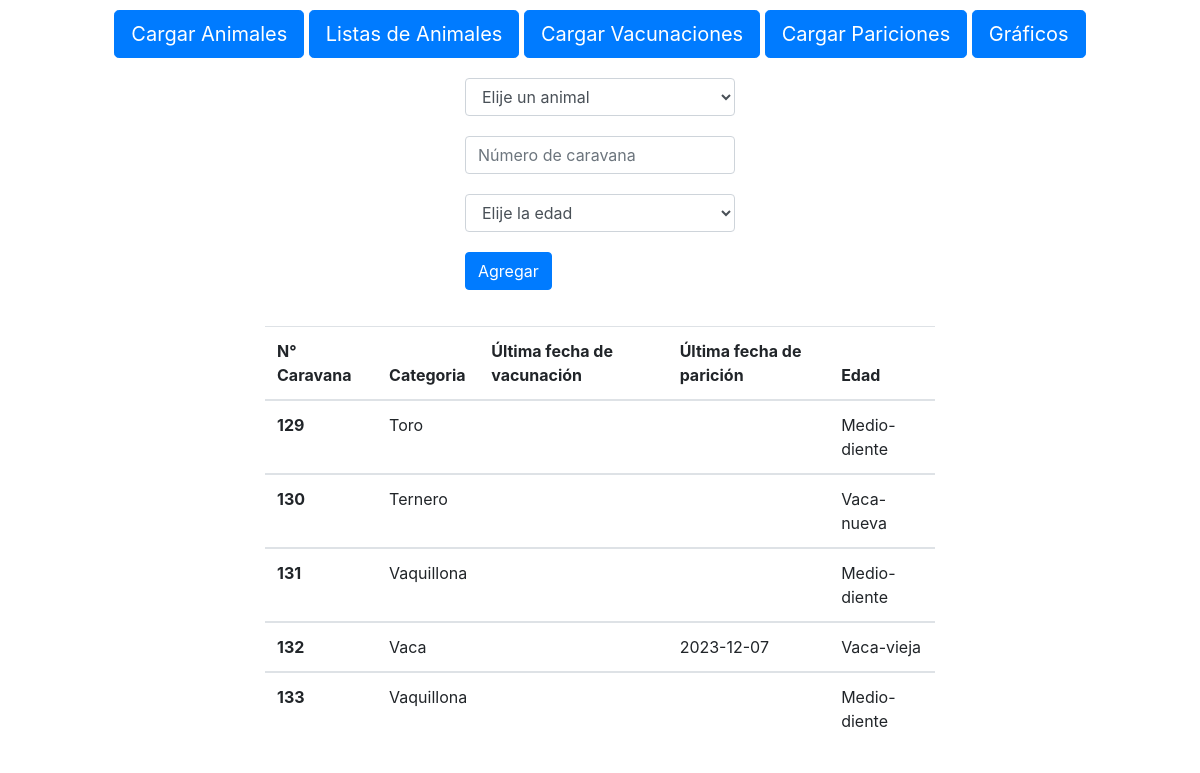
/Cargar_animales/, run on an earlier commit of the app's database.
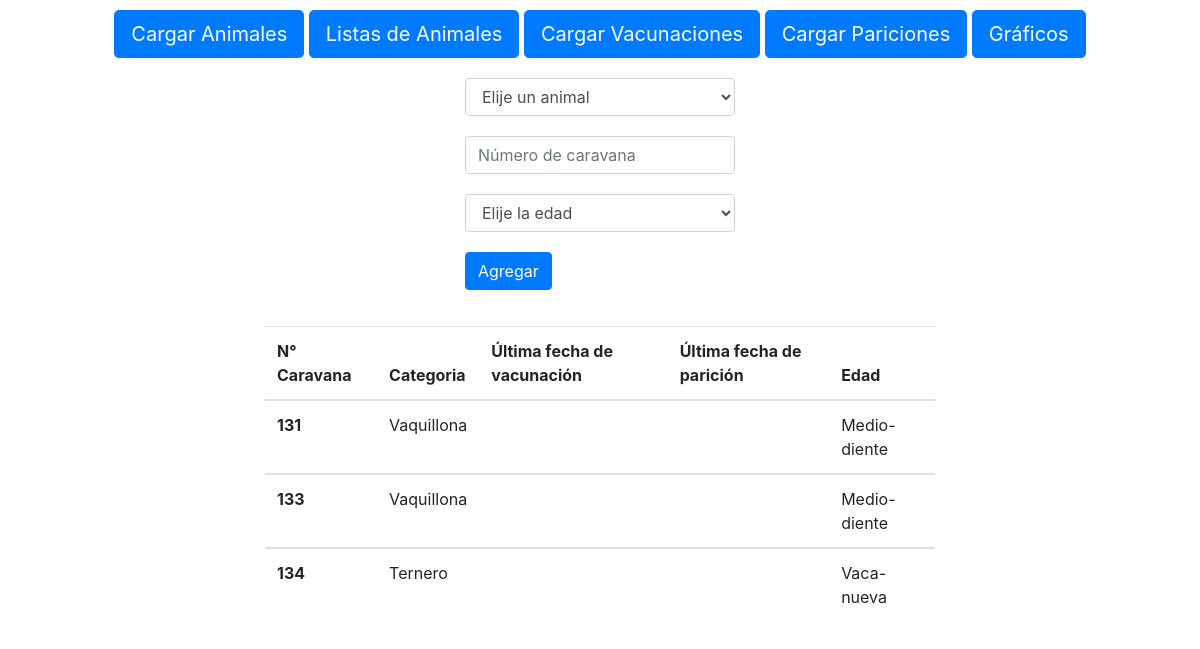
And on a later commit of the database.
### manejo/models.py (models this page shows, shortened)
class Animales(models.Model):
  id = models.BigAutoField(primary_key=True)
  name = models.CharField(max_length=100, verbose_name="Animal")
  nro_caravana = models.IntegerField(verbose_name="Número de caravana")
  cant_pariciones = models.IntegerField(verbose_name="Cant paricion", blank=True, null=True)
  edad = models.CharField(max_length=100, verbose_name="Edad",default="")

### manejo/views.py (the view, shortened to what this page needs)
# urls.py: path('Cargar_animales/', views.carga_animal, name="cargar_animales"),
def carga_animal(request):
  animales = list(Animales.objects.values())
  vacunacion = list(Vacunacion.objects.values())
  paricion = list(Paricion.objects.values())
  ultimas_vacunaciones = Vacunacion.objects.values('id_animal_id').annotate(ultima_fecha=Max('date')).values('id_animal_id', 'ultima_fecha')
  ultimas_pariciones = Paricion.objects.values('id_animal_id').annotate(ultima_fecha=Max('date')).values('id_animal_id', 'ultima_fecha')
  if request.method == 'GET':
    return render(request, 'carga_animales.html',{
      'animales':animales,
      'vacunacion': vacunacion,
      'paricion': paricion,
      'ult_vacunacion': ultimas_vacunaciones,
      'ult_paricion': ultimas_pariciones
    })

### manejo/templates/carga_animales.html (shortened to what this page needs)
{% extends "base_template.html" %}
{% block content %}
  <form action="/Cargar_animales/" class="form-group col-3" method="POST">
    <select class="form-control" name="animal" id="animal" style="margin-bottom: 20px;">
      <option selected>Elije un animal</option>
    </select>
    <input type="number" min="1" pattern="^[0-9]+"
      class="form-control" name="caravana" id="caravana" aria-describedby="helpId" placeholder="Número de caravana" style="margin-bottom: 20px;">
    <select class="form-control" name="edad" id="edad" style="margin-bottom: 20px;">
      <option selected>Elije la edad</option>
    </select>
    <input name="" id="" class="btn btn-primary" type="submit" value="Agregar" style="margin-bottom: 20px;">
  </form>
  <div class="tabla col-7">
    <table class="table">
      <thead>
        <tr>
          <th scope="col">N° Caravana</th>
          <th scope="col">Categoria</th>
          <th scope="col">Última fecha de vacunación</th>
          <th scope="col">Última fecha de parición</th>
          <th scope="col">Edad</th>
        </tr>
      </thead>
      {% for animal in animales %}
      <tbody>
        <tr>
          <th scope="row">{{animal.nro_caravana}}</th>
          <td>{{animal.name}}</td>
          <td>
          </td>
          <td>
            {% for pario in ult_paricion %}
              {% if pario.id_animal_id == animal.id %}
              {{pario.ultima_fecha|date:"Y-m-d"}}
              {% endif %}
            {% endfor %}
          </td>
          <td>{{animal.edad}}</td>
        </tr>
      </tbody>
      {% endfor %}
    </table>
  </div>
{% endblock %}

### manejo/templates/base_template.html (shortened to what this page needs)
{% load static %}
<!DOCTYPE html>
<html lang="en">
<head>
  <link rel="stylesheet" type="text/css" href="{% static 'css/styles.css' %}" />
  <link rel="stylesheet" href="https://cdn.jsdelivr.net/npm/bootstrap@4.0.0/dist/css/bootstrap.min.css">
</head>
<body>
  <div class="content">
    <div class="botonera">
      <a class="btn btn-primary btn-lg" href="{% url 'cargar_animales' %}">Cargar Animales</a>
      <a class="btn btn-primary btn-lg" href="{% url 'lista_animales' %}">Listas de Animales</a>
      <a class="btn btn-primary btn-lg" href="{% url 'carga_vacunas' %}">Cargar Vacunaciones</a>
      <a class="btn btn-primary btn-lg" href="{% url 'carga_pariciones' %}">Cargar Pariciones</a>
      <a class="btn btn-primary btn-lg" href="{% url 'grafico' %}">Gráficos</a>
    </div>
    {% block content %}{% endblock %}
  </div>
</body>
</html>

### manejo/static/css/styles.css (style rules this page uses)
* { margin: 0; padding: 0; box-sizing: border-box; }
.content { display: flex; align-items: center; justify-content: center; flex-direction: column; margin-top: 10px; }
a { margin-bottom: 20px; }

What changed in the data, as far as the page shows it:
removed Animales: nro_caravana "129", name "Toro", edad "Medio-diente"
removed Animales: nro_caravana "130", name "Ternero", edad "Vaca-nueva"
removed Animales: nro_caravana "132", name "Vaca", ultima_fecha "2023-12-07", edad "Vaca-vieja"
added Animales: nro_caravana "134", name "Ternero", edad "Vaca-nueva"
